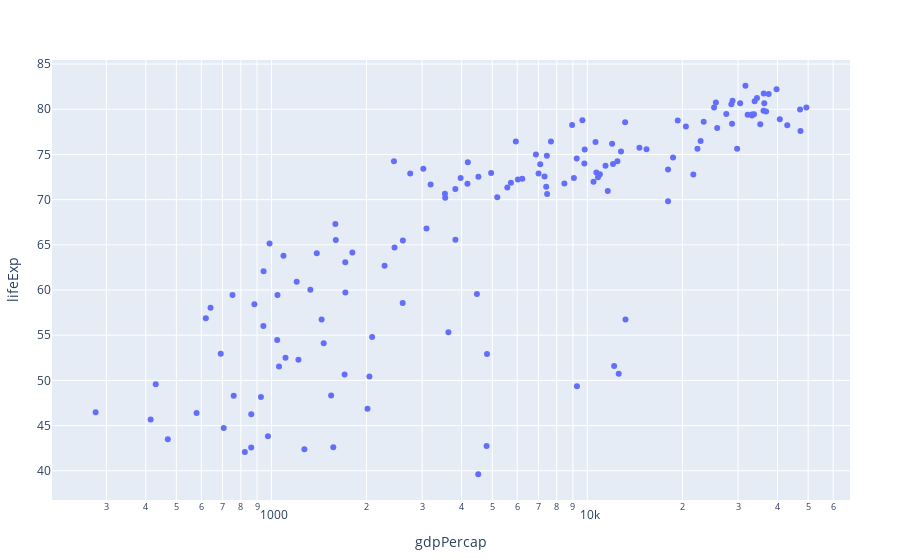

The notebook cell this image was saved under:
### Code cell
v
plot(

    df07,

    x=:gdpPercap, y=:lifeExp, hover_name=:county, mode="markers",

    Layout(xaxis_type="log")

)

### Figure 1 — Plotly figure (JSON) as saved in the notebook; plotly's stock layout.template omitted (floating-point values rounded to 4 significant figures; data arrays with more than 128 entries replaced by an {"elided": "..."} marker saying what was removed)
{"data": [{"hover": {"name": "county"}, "mode": "markers", "type": "scatter", "x": {"elided": "142 float values"}, "xaxis": "x", "y": {"elided": "142 float values"}, "yaxis": "y"}], "layout": {"legend": {"tracegroupgap": 0}, "margin": {"b": 50, "l": 50, "r": 50, "t": 60}, "xaxis": {"title": {"text": "gdpPercap"}, "type": "log"}, "yaxis": {"title": {"text": "lifeExp"}}}}
